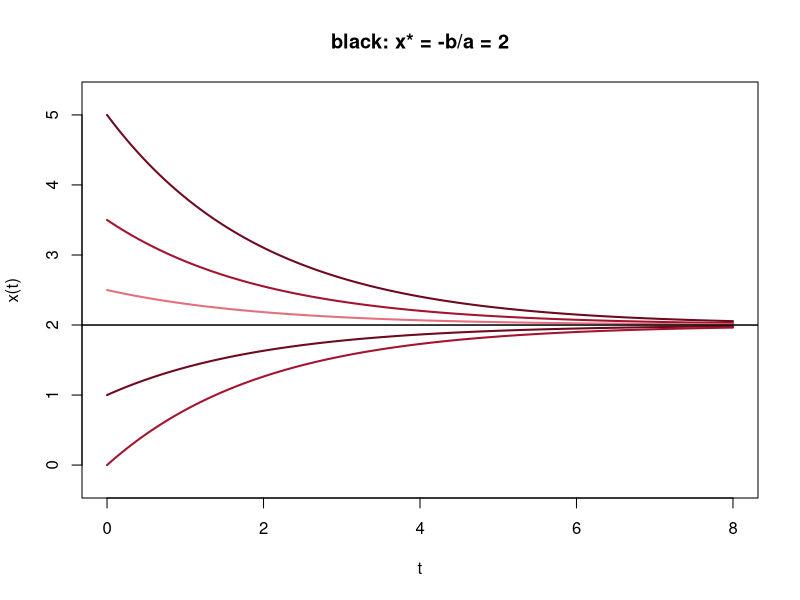

The R source for this figure:
# Fig. 3.3: Family of solutions of a linear differential equation (book, Section 3.1, Eq. 3.6 and 3.7)
# dx/dt = a x + b with a = -0.5, b = 1; solutions x(t) = C e^(at) - b/a for different initial values, x* = -b/a = 2
# (c) 2026 Philipp Kügler · Program for the book "Dynamical Systems in the Life Sciences" · MIT License (see LICENSE)
a <- -0.5; b <- 1
xs <- -b / a                             # constant solution
t <- seq(0, 8, length.out = 400)
rot <- c(rgb(0.43, 0.04, 0.12), rgb(0.64, 0.08, 0.18), rgb(0.89, 0.44, 0.49))
plot(NULL, xlim = c(0, 8), ylim = c(-0.25, 5.25), xlab = "t", ylab = "x(t)", main = "black: x* = -b/a = 2")
x0s <- c(5, 3.5, 2.5, 1, 0)
for (i in seq_along(x0s)) {
  C <- x0s[i] - xs
  lines(t, C * exp(a * t) + xs, col = rot[(i - 1) %% 3 + 1], lwd = 2)
  cat(sprintf("x(0) = %g: C = %4.1f, x(8) = %.4f\n", x0s[i], C, C * exp(8 * a) + xs))
}
abline(h = xs, lwd = 1.5)
